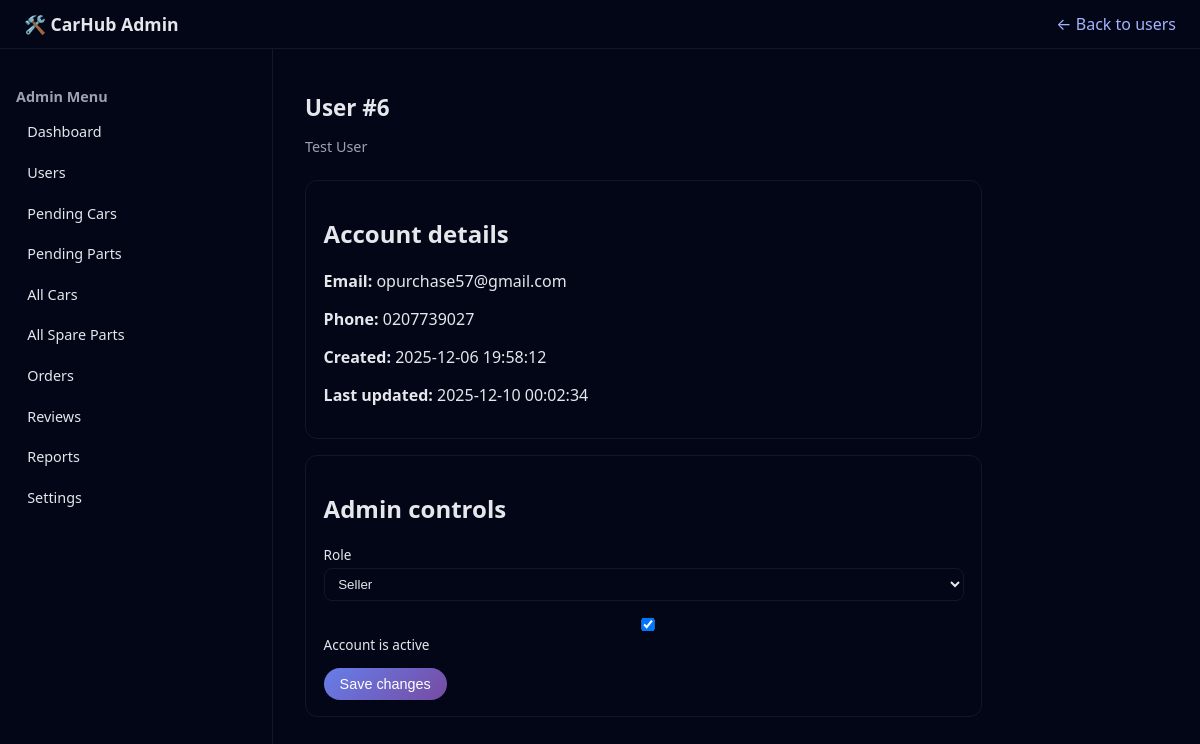
The app's page /user-views.php?id=6 (signed in) with its own data.
### tables this page shows
CREATE TABLE IF NOT EXISTS `users` (
  `user_id` int NOT NULL AUTO_INCREMENT,
  `email` varchar(255) NOT NULL,
  `password_hash` varchar(255) NOT NULL,
  `first_name` varchar(100) NOT NULL,
  `last_name` varchar(100) NOT NULL,
  `phone_number` varchar(20) DEFAULT NULL,
  `role` enum('buyer','seller','admin','buyer_seller') NOT NULL DEFAULT 'buyer',
  `profile_image_url` varchar(500) DEFAULT NULL,
  `address` text,
  `city` varchar(100) DEFAULT NULL,
  `country` varchar(100) DEFAULT NULL,
  `is_active` tinyint(1) DEFAULT '1',
  `is_verified` tinyint(1) DEFAULT '0',
  `created_at` timestamp NOT NULL DEFAULT CURRENT_TIMESTAMP,
  `updated_at` timestamp NOT NULL DEFAULT CURRENT_TIMESTAMP ON UPDATE CURRENT_TIMESTAMP,
  PRIMARY KEY (`user_id`),
  UNIQUE KEY `email` (`email`),
  KEY `idx_user_email` (`email`),
  KEY `idx_user_role` (`role`)
);

### auth.php (called while the page is built, shortened)
<?php
function h($v) {
    return htmlspecialchars($v ?? '', ENT_QUOTES, 'UTF-8');
}

### user-views.php (the view, shortened to what this page needs)
<?php
require_once 'auth.php';
$userId = isset($_GET['id']) ? (int)$_GET['id'] : 0;
$sql = "SELECT user_id, first_name, last_name, email, phone_number, role, is_active, is_verified, created_at, updated_at
        FROM users
        WHERE user_id = :id";
$stmt = $db->prepare($sql);
$stmt->execute([':id' => $userId]);
$user = $stmt->fetch(PDO::FETCH_ASSOC);
?>
<!DOCTYPE html>
<html lang="en">
<head>
</head>
<body>
<header class="topbar">
    <div class="logo">🛠️ CarHub Admin</div>
    <div><a href="users.php">← Back to users</a></div>
</header>
<div class="layout">
    <aside class="sidebar">
        <h3>Admin Menu</h3>
        <ul>
            <li><a href="dashboard.php">Dashboard</a></li>
            <li><a href="users.php">Users</a></li>
            <li><a href="cars-pending.php">Pending Cars</a></li>
            <li><a href="parts-pending.php">Pending Parts</a></li>
            <li><a href="cars.php">All Cars</a></li>
            <li><a href="parts.php">All Spare Parts</a></li>
            <li><a href="orders.php">Orders</a></li>
            <li><a href="reviews.php">Reviews</a></li>
            <li><a href="reports.php">Reports</a></li>
            <li><a href="settings.php">Settings</a></li>
        </ul>
    </aside>
    <main class="main">
        <h1 class="page-title">User #<?php echo (int)$user['user_id']; ?></h1>
        <p class="page-subtitle"><?php echo h($user['first_name'].' '.$user['last_name']); ?></p>
        <section class="card">
            <h2>Account details</h2>
            <p><strong>Email:</strong> <?php echo h($user['email']); ?></p>
            <p><strong>Phone:</strong> <?php echo h($user['phone_number']); ?></p>
            <p><strong>Created:</strong> <?php echo h($user['created_at']); ?></p>
            <p><strong>Last updated:</strong> <?php echo h($user['updated_at']); ?></p>
        </section>
        <section class="card">
            <h2>Admin controls</h2>
            <form method="post">
                <div class="form-group">
                    <label>Role</label>
                    <select name="role">
                        <?php foreach (['buyer','seller','buyer_seller','admin'] as $r): ?>
                            <option value="<?php echo $r; ?>" <?php if ($user['role'] === $r) echo 'selected'; ?>>
                                <?php echo ucfirst(str_replace('_',' / ',$r)); ?>
                            </option>
                        <?php endforeach; ?>
                    </select>
                </div>
                <div class="form-group">
                    <label>
                        <input type="checkbox" name="is_active" <?php if ($user['is_active']) echo 'checked'; ?>>
                        Account is active
                    </label>
                </div>
                <button class="btn" type="submit">Save changes</button>
            </form>
        </section>
    </main>
</div>
</body>
</html>

### user-views.php (style rules this page uses)
body { margin:0;font-family:system-ui,-apple-system,"Segoe UI",sans-serif;background:#020617;color:#e5e7eb; }
a { color:#a5b4fc;text-decoration:none; }
.topbar { display:flex;justify-content:space-between;align-items:center;padding:0.75rem 1.5rem;background:#020617;border-bottom:1px solid #111827; }
.logo { font-weight:700;font-size:1.1rem; }
.layout { display:flex;min-height:calc(100vh - 52px); }
.sidebar { width:240px;background:#020617;border-right:1px solid #111827;padding:1.5rem 1rem;font-size:0.9rem; }
.sidebar h3 { font-size:0.9rem;color:#9ca3af;margin-bottom:0.5rem; }
.sidebar ul { list-style:none;padding:0;margin:0; }
.sidebar li { margin-bottom:0.35rem; }
.sidebar a { display:block;padding:0.5rem 0.7rem;border-radius:0.5rem;color:#e5e7eb; }
.main { flex:1;padding:1.75rem 2rem; }
.page-title { font-size:1.4rem;margin-bottom:0.25rem; }
.page-subtitle { font-size:0.9rem;color:#9ca3af;margin-bottom:1.5rem; }
.card { background:#020617;border-radius:0.75rem;padding:1rem 1.1rem;border:1px solid #111827;margin-bottom:1rem;max-width:640px; }
.form-group { margin-bottom:0.85rem; }
.form-group label { display:block;font-size:0.85rem;margin-bottom:0.25rem; }
.form-group input,.form-group select { width:100%;padding:0.45rem 0.6rem;border-radius:0.5rem;border:1px solid #111827;background:#020617;color:#e5e7eb; }
.btn { padding:0.5rem 1rem;border-radius:999px;border:none;font-size:0.9rem;cursor:pointer;background:linear-gradient(135deg,#667eea,#764ba2);color:#fff; }

### records on screen
users: user_id "6", first_name+last_name "Test User", email "opurchase57@gmail.com", phone_number "0207739027", created_at "2025-12-06 19:58:12", updated_at "2025-12-10 00:02:34", role "Seller", is_active "☑"
